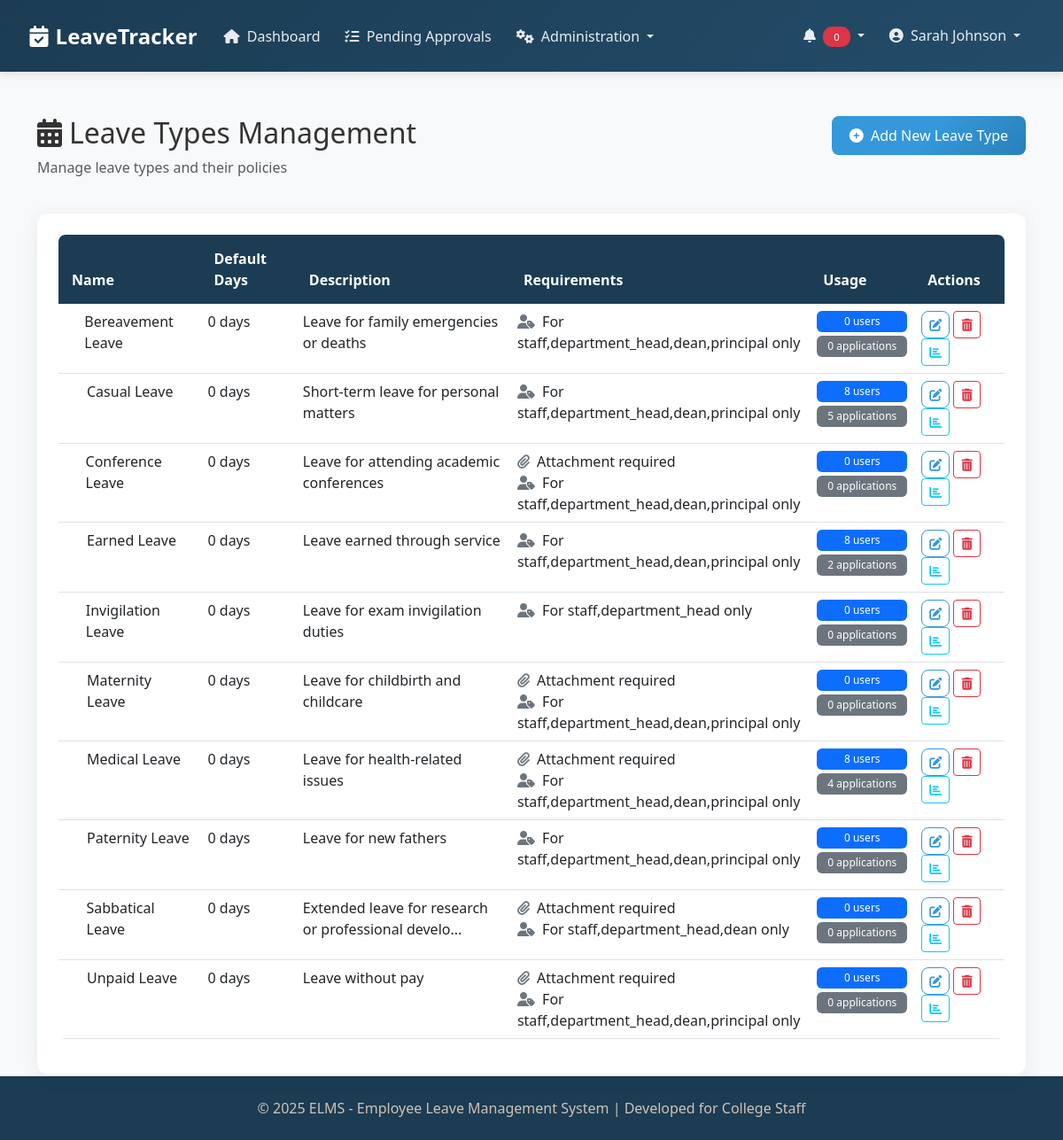
The page /modules/leave_types.php (signed in) on the database its author committed.
### tables this page shows
CREATE TABLE IF NOT EXISTS `leave_types` (
  `id` int(11) NOT NULL AUTO_INCREMENT,
  `name` varchar(100) NOT NULL,
  `description` text,
  `max_days` int(11) NOT NULL,
  `applicable_to` set('staff','department_head','dean','principal') NOT NULL,
  `requires_attachment` tinyint(1) NOT NULL DEFAULT '0',
  `is_paid` tinyint(1) NOT NULL DEFAULT '1',
  `accrual_rate` decimal(10,2) DEFAULT NULL COMMENT 'Days per month',
  `carry_forward` tinyint(1) NOT NULL DEFAULT '0',
  `max_carry_forward_days` int(11) DEFAULT NULL,
  `created_at` timestamp NOT NULL DEFAULT CURRENT_TIMESTAMP,
  `updated_at` timestamp NOT NULL DEFAULT CURRENT_TIMESTAMP ON UPDATE CURRENT_TIMESTAMP,
  PRIMARY KEY (`id`)
);

### modules/leave_types.php (the view, shortened to what this page needs)
<?php
require_once '../config/db.php';
$leave_types_sql = "SELECT lt.*,
                   (SELECT COUNT(*) FROM leave_applications WHERE leave_type_id = lt.id) as application_count,
                   (SELECT COUNT(*) FROM leave_balances WHERE leave_type_id = lt.id) as user_count
                   FROM leave_types lt
                   ORDER BY lt.name";
$leave_types_stmt = $conn->prepare($leave_types_sql);
$leave_types_stmt->execute();
$leave_types = $leave_types_stmt->fetchAll();
include_once '../includes/header.php';
?>
<div class="container">
    <div class="row mb-4">
        <div class="col-md-8">
            <h2><i class="fas fa-calendar-alt me-2"></i>Leave Types Management</h2>
            <p class="text-muted">Manage leave types and their policies</p>
        </div>
        <div class="col-md-4 text-end">
            <button type="button" class="btn btn-primary" data-bs-toggle="modal" data-bs-target="#addLeaveTypeModal">
                <i class="fas fa-plus-circle me-1"></i> Add New Leave Type
            </button>
        </div>
    </div>
    <div class="card">
        <div class="card-body">
            <div class="table-responsive">
                <table class="table table-hover" id="leaveTypesTable">
                    <thead>
                        <tr>
                            <th>Name</th>
                            <th>Default Days</th>
                            <th>Description</th>
                            <th>Requirements</th>
                            <th>Usage</th>
                            <th>Actions</th>
                        </tr>
                    </thead>
                    <tbody>
                        <?php foreach ($leave_types as $leave_type): ?>
                            <tr>
                                <td>
                                    <div class="d-flex align-items-center">
                                        <div class="color-indicator me-2" style="background-color: <?php echo htmlspecialchars($leave_type['color']); ?>;"></div>
                                        <?php echo htmlspecialchars($leave_type['name']); ?>
                                    </div>
                                </td>
                                <td><?php echo isset($leave_type['default_days']) ? $leave_type['default_days'] : 0; ?> days</td>
                                <td>
                                    <?php
                                        if (!empty($leave_type['description'])) {
                                            echo htmlspecialchars(substr($leave_type['description'], 0, 50));
                                            if (strlen($leave_type['description']) > 50) {
                                                echo '...';
                                            }
                                        } else {
                                            echo '<span class="text-muted">No description</span>';
                                        }
                                    ?>
                                </td>
                                <td>
                                    <ul class="list-unstyled mb-0">
                                        <?php if ($leave_type['requires_attachment']): ?>
                                            <li><i class="fas fa-paperclip text-secondary me-1"></i> Attachment required</li>
                                        <?php endif; ?>
                                        <?php if ($leave_type['applicable_to'] != 'all'): ?>
                                            <li><i class="fas fa-user-tag text-secondary me-1"></i> For <?php echo htmlspecialchars($leave_type['applicable_to']); ?> only</li>
                                        <?php endif; ?>
                                    </ul>
                                </td>
                                <td>
                                    <div class="d-flex flex-column">
                                        <span class="badge bg-primary mb-1"><?php echo $leave_type['user_count']; ?> users</span>
                                        <span class="badge bg-secondary"><?php echo $leave_type['application_count']; ?> applications</span>
                                    </div>
                                </td>
                                <td>
                                    <button type="button" class="btn btn-sm btn-outline-primary edit-leave-type-btn"
                                            data-bs-toggle="modal"
                                            data-bs-target="#editLeaveTypeModal"
                                            data-id="<?php echo $leave_type['id']; ?>"
                                            data-name="<?php echo htmlspecialchars($leave_type['name']); ?>"
                                            data-description="<?php echo htmlspecialchars($leave_type['description'] ?? ''); ?>"
                                            data-default-days="<?php echo $leave_type['default_days']; ?>"
                                            data-color="<?php echo htmlspecialchars($leave_type['color']); ?>"
                                            data-requires-attachment="<?php echo $leave_type['requires_attachment']; ?>"
                                            data-is-academic="<?php echo $leave_type['is_academic']; ?>"
                                            data-max-days="<?php echo $leave_type['max_days_per_request'] ?? ''; ?>"
                                            data-min-notice="<?php echo $leave_type['min_notice_days']; ?>"
                                            data-applicable-to="<?php echo htmlspecialchars($leave_type['applicable_to']); ?>">
                                        <i class="fas fa-edit"></i>
                                    </button>
                                    <button type="button" class="btn btn-sm btn-outline-danger delete-leave-type-btn"
                                            data-bs-toggle="modal"
                                            data-bs-target="#deleteLeaveTypeModal"
                                            data-id="<?php echo $leave_type['id']; ?>"
                                            data-name="<?php echo htmlspecialchars($leave_type['name']); ?>"
                                            data-application-count="<?php echo $leave_type['application_count']; ?>">
                                        <i class="fas fa-trash-alt"></i>
                                    </button>
                                    <a href="/reports/leave_type_report.php?id=<?php echo $leave_type['id']; ?>" class="btn btn-sm btn-outline-info">
                                        <i class="fas fa-chart-bar"></i>
                                    </a>
                                </td>
                            </tr>
                        <?php endforeach; ?>
                    </tbody>
                </table>
            </div>
        </div>
    </div>
</div>
<?php
include_once '../includes/footer.php';
?>

### css/style.css (style rules this page uses)
:root { --primary-dark: #1B3C53; --primary-medium: #234C6A; --primary-light: #456882; --accent-light: #D2C1B6; --white: #ffffff; --light-gray: #f8f9fa; --border-color: #e9ecef; }
html, body { height: 100%; }
body { font-family: 'Segoe UI', Tahoma, Geneva, Verdana, sans-serif; background-color: var(--light-gray); color: #333; display: flex; flex-direction: column; }
.card { border: none; border-radius: 12px; box-shadow: 0 4px 20px rgba(27, 60, 83, 0.08); transition: all 0.3s ease; background: var(--white); }
.card-body { padding: 1.5rem; }
.btn-primary { background: linear-gradient(135deg, #3498db 50%, #2980b9 100%); border: none; border-radius: 8px; padding: 10px 20px; font-weight: 500; transition: all 0.3s ease; color: white; }
.btn-outline-primary { border-color: #3498db; color: #3498db; border-radius: 8px; font-weight: 500; transition: all 0.3s ease; }
.table { border-radius: 8px; overflow: hidden; }
.table thead th { background-color: var(--primary-dark); color: var(--white); border: none; font-weight: 600; padding: 15px; }
.table tbody tr { transition: all 0.2s ease; }
.badge { border-radius: 6px; padding: 6px 12px; font-weight: 500; }

### modules/leave_types.php (style rules this page uses)
.color-indicator { width: 16px; height: 16px; border-radius: 50%; display: inline-block; }

### rows shown on the page
leave_types: name "Bereavement Leave", description "Leave for family emergencies or deaths", applicable_to "staff,department_head,dean,principal", user_count "0", application_count "0"
leave_types: name "Casual Leave", description "Short-term leave for personal matters", applicable_to "staff,department_head,dean,principal", user_count "8", application_count "5"
leave_types: name "Conference Leave", description "Leave for attending academic conferences", requires_attachment 1 (drawn), applicable_to "staff,department_head,dean,principal", user_count "0", application_count "0"
leave_types: name "Earned Leave", description "Leave earned through service", applicable_to "staff,department_head,dean,principal", user_count "8", application_count "2"
leave_types: name "Invigilation Leave", description "Leave for exam invigilation duties", applicable_to "staff,department_head", user_count "0", application_count "0"
leave_types: name "Maternity Leave", description "Leave for childbirth and childcare", requires_attachment 1 (drawn), applicable_to "staff,department_head,dean,principal", user_count "0", application_count "0"
leave_types: name "Medical Leave", description "Leave for health-related issues", requires_attachment 1 (drawn), applicable_to "staff,department_head,dean,principal", user_count "8", application_count "4"
leave_types: name "Paternity Leave", description "Leave for new fathers", applicable_to "staff,department_head,dean,principal", user_count "0", application_count "0"
leave_types: name "Sabbatical Leave", description "Extended leave for research or professional develo", requires_attachment 1 (drawn), applicable_to "staff,department_head,dean", user_count "0", application_count "0"
leave_types: name "Unpaid Leave", description "Leave without pay", requires_attachment 1 (drawn), applicable_to "staff,department_head,dean,principal", user_count "0", application_count "0"

### other values the page prints
$_SESSION['first_name'] . ' ' . $_SESSION['last_name'] "Sarah Johnson"
